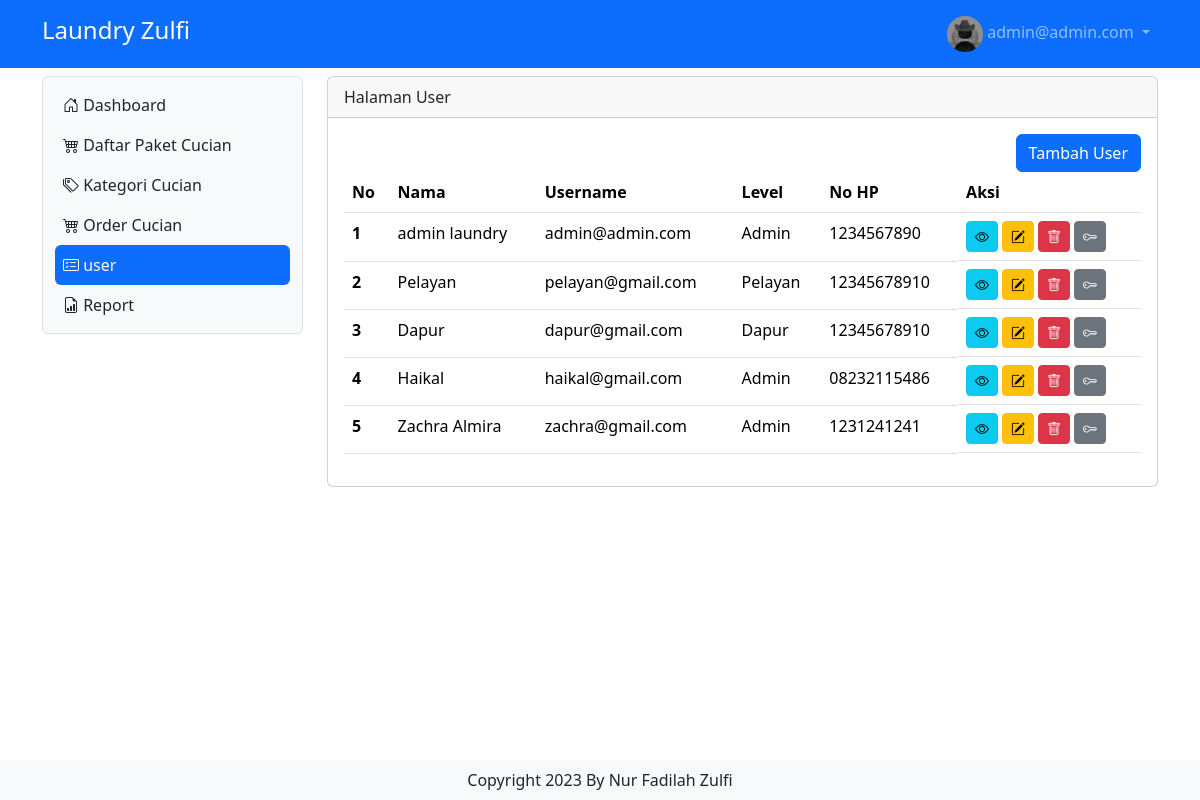
The page /user (signed in) on the database its author committed.
### tables this page shows
CREATE TABLE IF NOT EXISTS `tb_user` (
  `id` int NOT NULL AUTO_INCREMENT,
  `nama` varchar(200) DEFAULT NULL,
  `username` varchar(200) DEFAULT NULL,
  `password` varchar(200) DEFAULT NULL,
  `level` int DEFAULT NULL,
  `nohp` varchar(15) DEFAULT NULL,
  `alamat` varchar(300) DEFAULT NULL,
  PRIMARY KEY (`id`)
);

### user.php (the view, shortened to what this page needs)
<?php
include "proses/connect.php";
$query = mysqli_query($conn, "SELECT * FROM tb_user");
while ($record = mysqli_fetch_array($query)) {
    $result[] = $record;
}
?>
<div class="col-lg-9 mt-2">
    <div class="card">
        <div class="card-header">
            Halaman User
        </div>
        <div class="card-body">
            <div class="row">
                <div class="col d-flex justify-content-end">
                    <button class="btn btn-primary" data-bs-toggle="modal" data-bs-target="#ModalTambahUser"> Tambah User</button>
                </div>
            </div>
            <?php
            if (empty($result)) {
                echo "Data user tidak ada";
            } else {
            ?>
                <div class="table-responsive">
                    <table class="table table-hover">
                        <thead>
                            <tr>
                                <th scope="col">No</th>
                                <th scope="col">Nama</th>
                                <th scope="col">Username</th>
                                <th scope="col">Level</th>
                                <th scope="col">No HP</th>
                                <th scope="col">Aksi</th>
                            </tr>
                        </thead>
                        <tbody>
                            <?php
                            $no = 1;
                            foreach ($result as $row) {
                            ?>
                                <tr>
                                    <th scope="row">
                                        <?php echo $no++ ?>
                                    </th>
                                    <td>
                                        <?php echo $row['nama'] ?>
                                    </td>
                                    <td>
                                        <?php echo $row['username'] ?>
                                    </td>
                                    <td>
                                        <?php
                                        if ($row['level'] == 1) {
                                            echo "Admin";
                                        } elseif ($row['level'] == 2) {
                                            echo "Kasir";
                                        } elseif ($row['level'] == 3) {
                                            echo "Pelayan";
                                        } elseif ($row['level'] == 4) {
                                            echo 'Dapur';
                                        }
                                        ?>
                                    </td>
                                    <td>
                                        <?php echo $row['nohp'] ?>
                                    </td>
                                    <td class="d-flex">
                                        <button class="btn btn-info btn-sm me-1" data-bs-toggle="modal" data-bs-target="#ModalView<?php echo $row['id'] ?>"><i class="bi bi-eye"></i></button>
                                        <button class="btn btn-warning btn-sm me-1" data-bs-toggle="modal" data-bs-target="#ModalEdit<?php echo $row['id'] ?>"><i class="bi bi-pencil-square"></i></i></button>
                                        <button class="btn btn-danger btn-sm me-1" data-bs-toggle="modal" data-bs-target="#ModalDelete<?php echo $row['id'] ?>"><i class="bi bi-trash"></i></i></button>
                                        <button class="btn btn-secondary btn-sm" data-bs-toggle="modal" data-bs-target="#ModalResetPassword<?php echo $row['id'] ?>"><i class="bi bi-key"></i></i></button>
                                    </td>
                                </tr>
                            <?php
                            }
                            ?>
                        </tbody>
                    </table>
                </div>
            <?php
            }
            ?>
        </div>
    </div>
</div>

### header.php (shortened to what this page needs)
<?php
    include "proses/connect.php";
    $query = mysqli_query($conn, "SELECT * FROM tb_user WHERE username = '$_SESSION[username_decafe]'");
?>
<nav class="navbar navbar-expand navbar-dark bg-primary sticky-top">
    <div class="container-lg">
        <a class="navbar-brand" href="."><h4>Laundry Zulfi</h4></a>
        <div class="collapse navbar-collapse justify-content-end" id="navbarNavDropdown">
            <ul class="navbar-nav">
                <li class="nav-item dropdown">
                    <a class="nav-link dropdown-toggle" href="#" role="button" data-bs-toggle="dropdown" aria-expanded="false">
                    <img src="assets/img/user.jpg" alt="mdo" width="36" height="36" class="rounded-circle">
                        <?php
                        echo $hasil['username'];
                        ?>
                    </a>
                </li>
            </ul>
        </div>
    </div>
</nav>

### rows shown on the page
tb_user: username "admin@admin.com", nama "admin laundry", level "Admin", nohp "1234567890"
tb_user: nama "Pelayan", username "pelayan@gmail.com", level "Pelayan", nohp "12345678910"
tb_user: nama "Dapur", username "dapur@gmail.com", level "Dapur", nohp "12345678910"
tb_user: nama "Haikal", username "haikal@gmail.com", level "Admin", nohp "08232115486"
tb_user: nama "Zachra Almira", username "zachra@gmail.com", level "Admin", nohp "1231241241"
